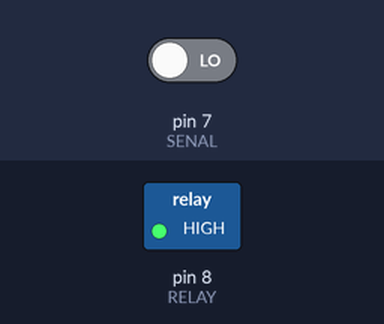
Bench run of a sketch on a simulated Arduino Uno, built with avr-gcc and run on an emulated ATmega328P. On the bench: switched loads named in the sketch (green lamp = pin HIGH). The inputs (shaded band) are chosen by the test bench; at power-on: pin 7 (SENAL) LOW.

Above: at 1.2 s.
1.3 s: pin 7 (SENAL) driven HIGH
At 1.8 s:
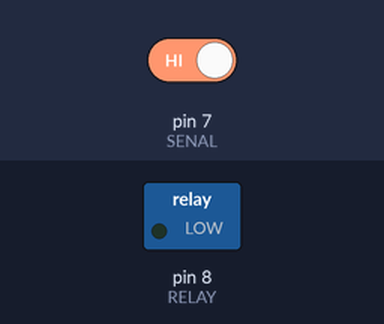
2.8 s: pin 7 (SENAL) driven LOW
At 4.1 s:
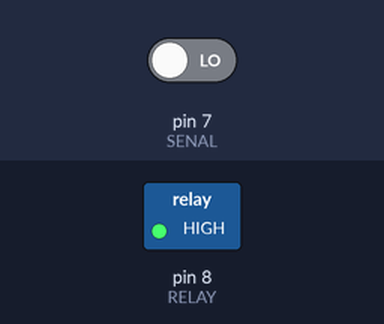
Timing chart, 0 to 5.8 s (numbered marks = the images above; inputs shaded):
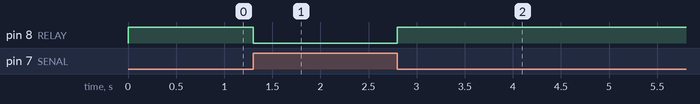

The sketch:

Arduino.ino
```cpp
#define SENAL 7
#define RELAY 8

void setup() {
  pinMode(SENAL, INPUT);
  pinMode(RELAY, OUTPUT);

}

void loop() {
  if (digitalRead(SENAL) == HIGH){
    digitalWrite(RELAY, LOW);
  } else if (digitalRead(SENAL) == LOW){
    digitalWrite(RELAY, HIGH);
  }

}
```

Measured:
- after the input at 1.3 s, pin 8 (RELAY): HIGH → LOW at once
- after the input at 2.8 s, pin 8 (RELAY): LOW → HIGH at once
